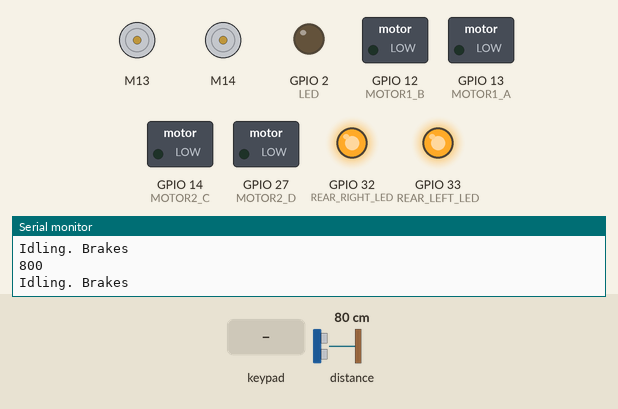
This program was run on a simulated ESP32. On the bench: 2 × DC motor (green arrow = forward, orange = backward, longer = faster), switched loads named in the program (green lamp = pin HIGH), output pins drawn as LEDs (lit = HIGH), the last lines printed to the serial monitor. Inputs (shaded band) come from the test bench; at power-on: distance to the obstacle 80 cm.

Above: at 2.2 s.
2.3 s: key '-' pressed
At 2.57 s:
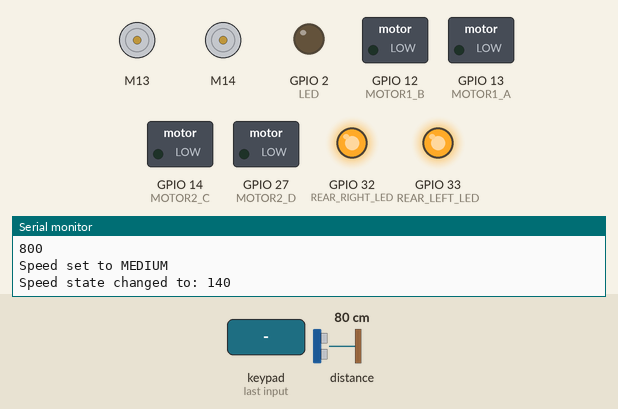
5.3 s: key 'D' pressed
At 5.54 s:
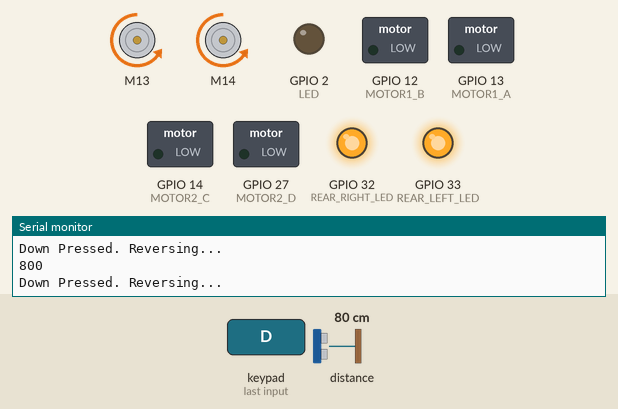
7.2 s: key 'L' pressed
At 7.46 s:
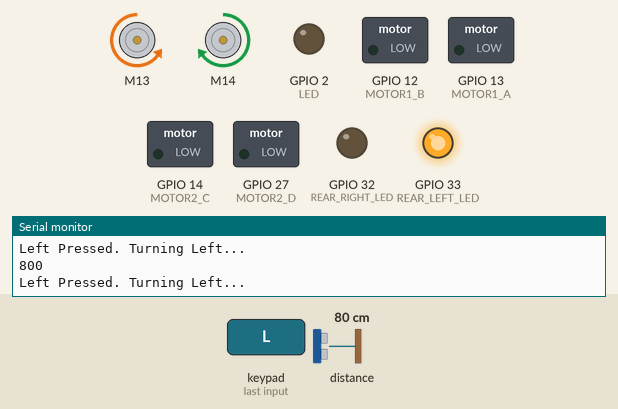
9.1 s: key 'R' pressed
At 9.34 s:
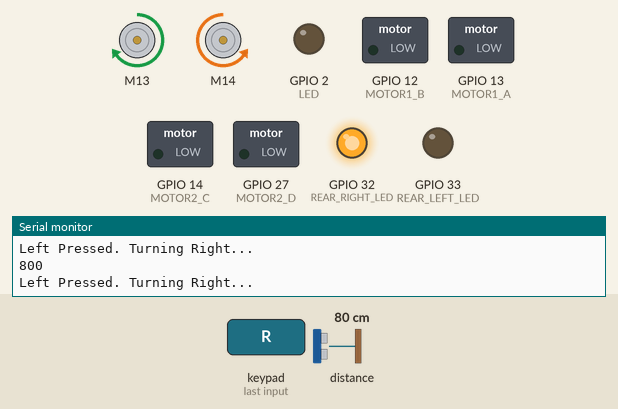
11.0 s: key 'U' pressed
At 11.26 s:
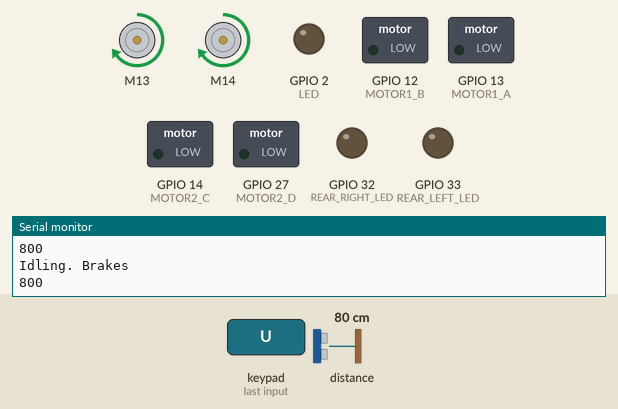
Timing chart, 0 to 13.9 s (numbered marks = the images above; inputs shaded):
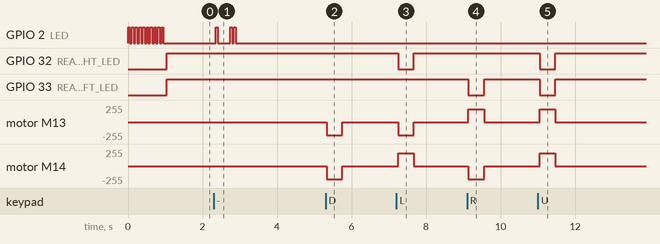

Measured:
- after the input at 2.3 s, GPIO 2 (LED): goes HIGH 0.05 s, LOW 0.33 s, HIGH 0.05 s, LOW 0.05 s, HIGH 0.05 s, then LOW, starting after 0.06 s
- after the input at 5.3 s, motor M13, motor M14: stopped → backward 195/255 at once, → stopped 0.42 s later
- after the input at 7.2 s, GPIO 32 (REAR_RIGHT_LED): HIGH → LOW after 0.05 s, → HIGH 0.42 s later; motor M13: stopped → backward 195/255 after 0.05 s, → stopped 0.42 s later; motor M14: stopped → forward 195/255 after 0.05 s, → stopped 0.42 s later
- after the input at 9.1 s, GPIO 33 (REAR_LEFT_LED): HIGH → LOW at once, → HIGH 0.42 s later; motor M13: stopped → forward 195/255 at once, → stopped 0.42 s later; motor M14: stopped → backward 195/255 at once, → stopped 0.42 s later
- after the input at 11.0 s, GPIO 32 (REAR_RIGHT_LED), GPIO 33 (REAR_LEFT_LED): HIGH → LOW after 0.05 s, → HIGH 0.42 s later; motor M13, motor M14: stopped → forward 195/255 after 0.05 s, → stopped 0.42 s later

The program:

main.cpp
```cpp
#define CUSTOM_SETTINGS
#define INCLUDE_GAMEPAD_MODULE

#include <DabbleESP32.h>

#define USER_SDA 21
#define USER_SCL 22

#include <Wire.h>
#include <VL53L0X.h>
#include <SparkFun_TB6612.h>

/*------------------------------------------------------------
------------------------LED Definition------------------------
--------------------------------------------------------------*/

#define LED 2
#define REAR_LEFT_LED 33
#define REAR_RIGHT_LED 32

/*------------------------------------------------------------
----------------Motor Driver Pin Definition-------------------
--------------------------------------------------------------*/

#define MOTOR1_A 13   // AIN1
#define MOTOR1_B 12   // AIN2
#define MOTOR2_C 14   // BIN1
#define MOTOR2_D 27   // BIN2
#define MOTOR1_PWM 26 // PWM for Motor 1
#define MOTOR2_PWM 25 // PWM for Motor 2
#define STBY 23       // Standby Pin

// these constants are used to allow you to make your motor configuration
// line up with function names like forward.  Value can be 1 or -1

const int offsetA = 1;
const int offsetB = 1;

// Initializing motors.  The library will allow you to initialize as many
// motors as you have memory for.  If you are using functions like forward
// that take 2 motors as arguements you can either write new functions or
// call the function more than once.

/*------------------------------------------------------------
--------------------Object initialization---------------------
--------------------------------------------------------------*/

// Motors
Motor motor1 = Motor(MOTOR1_A, MOTOR1_B, MOTOR1_PWM, offsetA, STBY);
Motor motor2 = Motor(MOTOR2_C, MOTOR2_D, MOTOR2_PWM, offsetB, STBY);

// //Distance Sensor
VL53L0X sensor;

// Uncomment this line to use long range mode. This
// increases the sensitivity of the sensor and extends its
// potential range, but increases the likelihood of getting
// an inaccurate reading because of reflections from objects
// other than the intended target. It works best in dark
// conditions.

// #define LONG_RANGE

// Uncomment ONE of these two lines to get
// - higher speed at the cost of lower accuracy OR
// - higher accuracy at the cost of lower speed

#define HIGH_SPEED
// #define HIGH_ACCURACY

/*------------------------------------------------------------
----------------------Speed Constants--------------------------
--------------------------------------------------------------*/

#define SLOW 85
#define MEDIUM 140
#define FAST 195

/*------------------------------------------------------------
---------------------------Variables--------------------------
--------------------------------------------------------------*/
// int distance = 0;

unsigned long previousMillis = 0;
unsigned long interval = 10;
int speed_state = SLOW; // start with SLOW speed
int current_speed = 0;  // start with 0 speed

void nonBlockingDelay(unsigned long period)
{
  // Serial.println("nonBlockingDelay of 10ms");
  static unsigned long time_now = 0;
  time_now = millis();
  while (millis() < time_now + period)
  {
    // wait approx. [period] ms
  }
}

void FlashBlueLed(int count)
{
  for (int i = 0; i < count; i++)
  {
    digitalWrite(LED, HIGH);
    nonBlockingDelay(50);
    digitalWrite(LED, LOW);
    nonBlockingDelay(50);
  }
}

void setup()
{
  // put your setup code here, to run once:
  pinMode(MOTOR1_A, OUTPUT);
  pinMode(MOTOR1_B, OUTPUT);
  pinMode(MOTOR2_C, OUTPUT);
  pinMode(MOTOR2_D, OUTPUT);
  pinMode(REAR_LEFT_LED, OUTPUT);
  pinMode(REAR_RIGHT_LED, OUTPUT);
  pinMode(LED, OUTPUT);

  Serial.begin(115200);      // make sure your Serial Monitor is also set at this baud rate.
  Dabble.begin("RoboCart1"); // set bluetooth name of your device

  digitalWrite(LED, LOW);
  digitalWrite(REAR_LEFT_LED, LOW);
  digitalWrite(REAR_RIGHT_LED, LOW);


  /*------------------------------------------------------------
  ----------------------Speed Constants--------------------------
  --------------------------------------------------------------*/
  Wire.begin(22,21);

  sensor.setTimeout(200);
  if (!sensor.init())
  {
    Serial.println("Failed to detect and initialize sensor!");
    while (1)
    {
    }
  }

  #if defined LONG_RANGE
  // lower the return signal rate limit (default is 0.25 MCPS)
  sensor.setSignalRateLimit(0.1);
  // increase laser pulse periods (defaults are 14 and 10 PCLKs)
  sensor.setVcselPulsePeriod(VL53L0X::VcselPeriodPreRange, 18);
  sensor.setVcselPulsePeriod(VL53L0X::VcselPeriodFinalRange, 14);
  #endif

  #if defined HIGH_SPEED
  // reduce timing budget to 20 ms (default is about 33 ms)
  sensor.setMeasurementTimingBudget(20000);
  #elif defined HIGH_ACCURACY
  // increase timing budget to 200 ms
  sensor.setMeasurementTimingBudget(200000);
  #endif

  FlashBlueLed(10);
}

void loop()
{
  Dabble.processInput();

  Serial.print(sensor.readRangeSingleMillimeters());
  if (sensor.timeoutOccurred())
  {
    Serial.print(" TIMEOUT");
  }

  Serial.println();

  if (GamePad.isSelectPressed())
  {
    switch (speed_state)
    {
    case SLOW:
      FlashBlueLed(1);
      speed_state = MEDIUM;
      Serial.println("Speed set to MEDIUM");
      break;
    case MEDIUM:
      FlashBlueLed(2);
      speed_state = FAST;
      Serial.println("Speed set to FAST");
      break;
    case FAST:
      FlashBlueLed(3);
      speed_state = SLOW;
      Serial.print("Speed set to SLOW");
      break;
    default:
      speed_state = SLOW;
      Serial.print("Speed set to default.");
      break;
    }

    Serial.print("Speed state changed to: ");
    Serial.println(speed_state);
    nonBlockingDelay(250);
  }

  if (GamePad.isUpPressed())
  {
    // Forward
    motor1.drive(speed_state);
    motor2.drive(speed_state);

    // Brake lights
    digitalWrite(REAR_LEFT_LED, LOW);
    digitalWrite(REAR_RIGHT_LED, LOW);
    nonBlockingDelay(1); // non-blocking delay

    Serial.println("Idling. Brakes");
  }
  else if (GamePad.isDownPressed())
  {

    // Backward
    motor1.drive(-speed_state);
    motor2.drive(-speed_state);

    // Brake lights
    digitalWrite(REAR_LEFT_LED, HIGH);
    digitalWrite(REAR_RIGHT_LED, HIGH);
    nonBlockingDelay(1); // non-blocking delay

    Serial.println("Down Pressed. Reversing...");
  }
  else if (GamePad.isLeftPressed())
  {
    // Turn left
    motor1.drive(-speed_state);
    motor2.drive(speed_state);

    // Brake lights
    digitalWrite(REAR_LEFT_LED, HIGH);
    digitalWrite(REAR_RIGHT_LED, LOW);
    nonBlockingDelay(1); // non-blocking delay

    Serial.println("Left Pressed. Turning Left...");
  }
  else if (GamePad.isRightPressed())
  {
    // Turn right
    motor1.drive(speed_state);
    motor2.drive(-speed_state);

    // Brake lights
    digitalWrite(REAR_LEFT_LED, LOW);
    digitalWrite(REAR_RIGHT_LED, HIGH);
    nonBlockingDelay(1); // non-blocking delay

    Serial.println("Left Pressed. Turning Right...");
  }
  else
  {
    // Stop both motors.
    motor1.brake();
    motor2.brake();

    // Brake lights
    digitalWrite(REAR_LEFT_LED, HIGH);
    digitalWrite(REAR_RIGHT_LED, HIGH);
    Serial.println("Idling. Brakes");
  }
  nonBlockingDelay(1); // non-blocking delay
}
```

distanceSensor.c
```cpp
// Serial.print("SDA :");
//   Serial.print(SDA); //
//   Serial.print("SCL :");
//   Serial.print(SCL); //

//   Wire.begin(SDA, SCL);

//   VL53.setTimeout(500);
//   if (!VL53.init())
//   {
//     Serial.println("Failed to detect and initialize VL53!");
//     while (1)
//     {
//     }
//   }
//   digitalWrite(LED, LOW); //

// #if defined LONG_RANGE
//   // lower the return signal rate limit (default is 0.25 MCPS)
//   VL53.setSignalRateLimit(0.1);
//   // increase laser pulse periods (defaults are 14 and 10 PCLKs)
//   VL53.setVcselPulsePeriod(VL53L0X::VcselPeriodPreRange, 18);
//   VL53.setVcselPulsePeriod(VL53L0X::VcselPeriodFinalRange, 14);
// #endif

// #if defined HIGH_SPEED
//   // reduce timing budget to 20 ms (default is about 33 ms)
//   VL53.setMeasurementTimingBudget(20000);
// #elif defined HIGH_ACCURACY
//   // increase timing budget to 200 ms
//   VL53.setMeasurementTimingBudget(200000);
// #endif
// }
```
